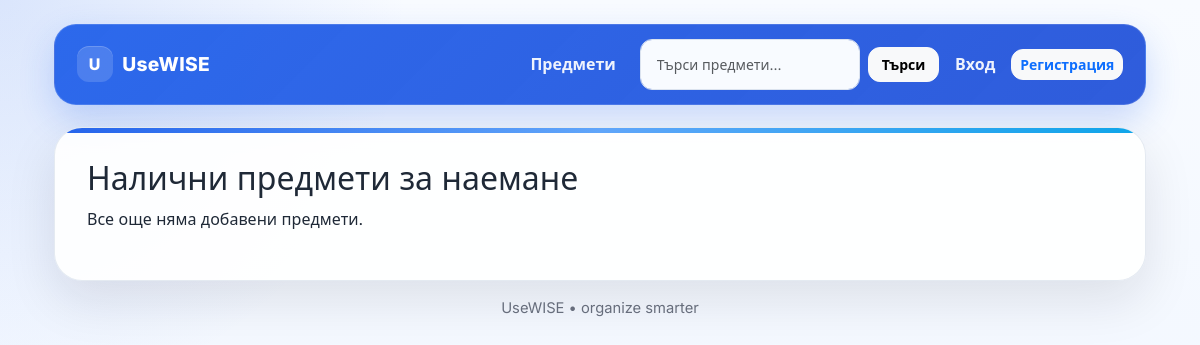
Page /items/ on the earlier database version.
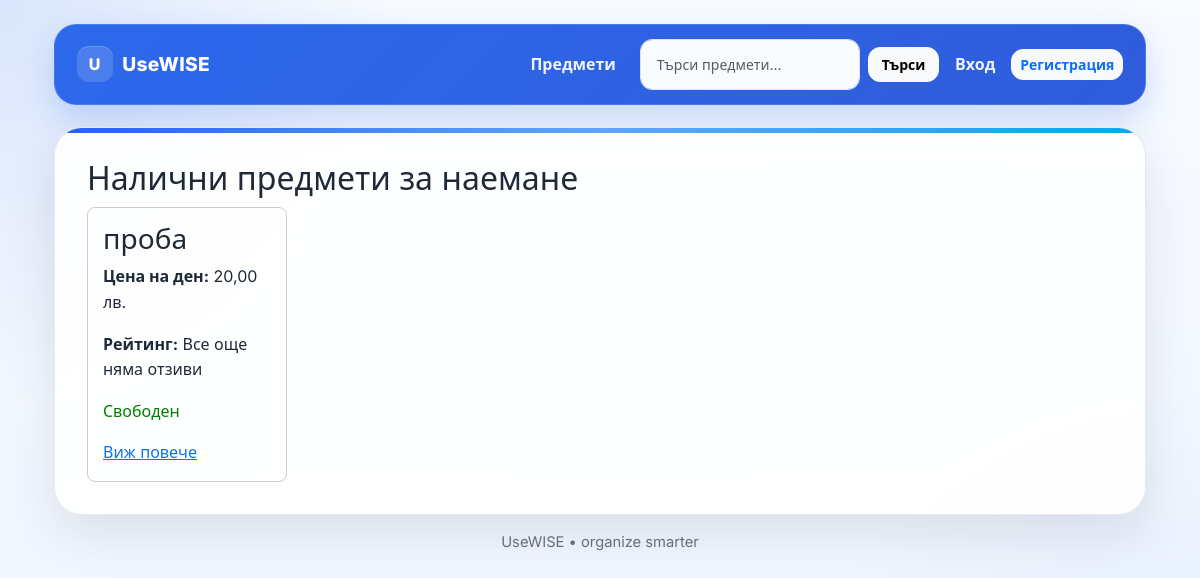
Same page on the later database version.
### items/models.py (models this page shows, shortened)
class Item(models.Model):
    owner = models.ForeignKey(settings.AUTH_USER_MODEL, on_delete=models.CASCADE)
    title = models.CharField(max_length=100)
    description = models.TextField()
    price_per_day = models.DecimalField(max_digits=6, decimal_places=2)
    image = models.ImageField(upload_to='items/')
    available = models.BooleanField(default=True)

### items/views.py (the view)
# urls.py: path('', item_list, name='item_list'),
def item_list(request):
    query = request.GET.get('q', '').strip()
    items = Item.objects.annotate(
        average_rating=Avg("reviews__rating"),
        review_count=Count("reviews"),
    )
    if query:
        items = items.filter(
            Q(title__icontains=query) | Q(description__icontains=query)
        )
    return render(request, 'item_list.html', {'items': items, 'query': query})

### items/templates/item_list.html (shortened to what this page needs)
{%extends "base.html"%}
{% block content %}
    <h2>Налични предмети за наемане</h2>
    <div style="display: flex; gap: 20px; flex-wrap: wrap;">
        {% for item in items %}
            <div style="border: 1px solid #ccc; padding: 15px; border-radius: 8px; width: 200px;">
                <h3>{{ item.title }}</h3>
                <p><strong>Цена на ден:</strong> {{ item.price_per_day }} лв.</p>
                {% if item.review_count %}
                    <p><strong>Рейтинг:</strong> {{ item.average_rating|floatformat:1 }}/5 ({{ item.review_count }} отзива)</p>
                {% else %}
                    <p><strong>Рейтинг:</strong> Все още няма отзиви</p>
                {% endif %}
                {% if item.available %}
                    <p style="color: green;">Свободен</p>
                {% else %}
                    <p style="color: red;">Зает</p>
                {% endif %}
                <a href="{% url 'item_detail' item.id %}">Виж повече</a>
            </div>
        {% empty %}
            <p>Все още няма добавени предмети.</p>
        {% endfor %}
    </div>
{% endblock %}

Differences in the rows shown:
added Item: title "проба", price_per_day "20,00", shows "Рейтинг:", available "Свободен"
Other differences:
text no longer shown: "Все още няма добавени предмети."
